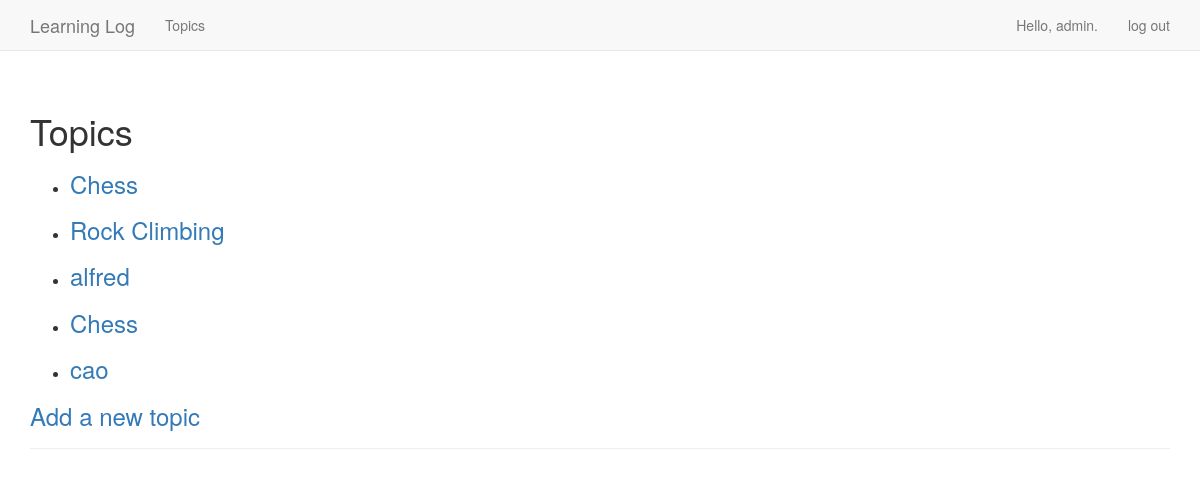
Page /topics/ (signed in) on the earlier database version.
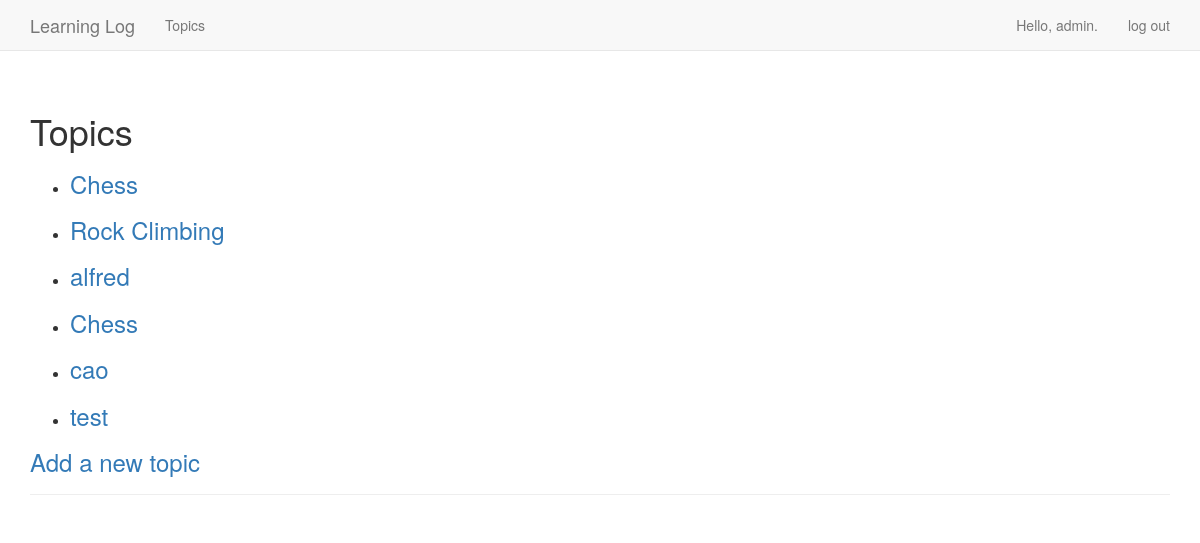
Same page on the later database version.
### myProjects/models.py (models this page shows)
class Topic(models.Model):
    text = models.CharField(max_length=200)
    date_added = models.DateTimeField(auto_now_add=True)
    owner = models.ForeignKey(User, on_delete=models.DO_NOTHING)
    def __str__(self):
        return self.text

### myProjects/views.py (the view)
# urls.py: path('topics/', views.topics, name='topics'),
@login_required
def topics(request):
    topics = Topic.objects.filter(owner=request.user).order_by('date_added')
    context = {'topics': topics}
    return render(request, 'myProjects/topics.html', context)

### myProjects/templates/myProjects/topics.html
{% extends "myProjects/base.html" %}
{% block content %}
  <h1>Topics</h1>
  <ul>
    {% for topic in topics %}
      <li>
        <h3>
          <a href="{% url 'myProjects:topic' topic.id %}">{{ topic }}</a>
        </h3>
      </li>
    {% empty %}
      <li>No topics have been added yet.</li>
    {% endfor %}
  </ul>
  <h3><a href="{% url 'myProjects:new_topic' %}">Add a new topic</h3>
  {% endblock content %}

Differences in the rows shown:
added Topic: text "test"
